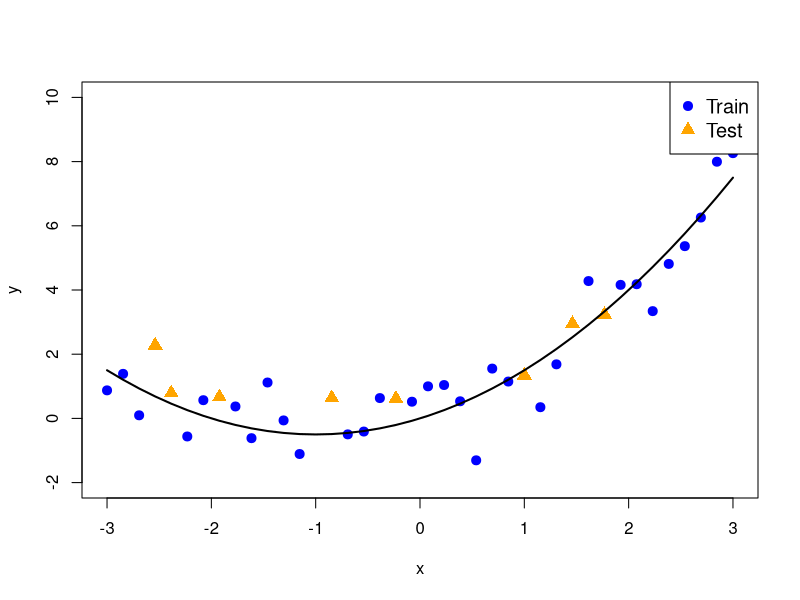
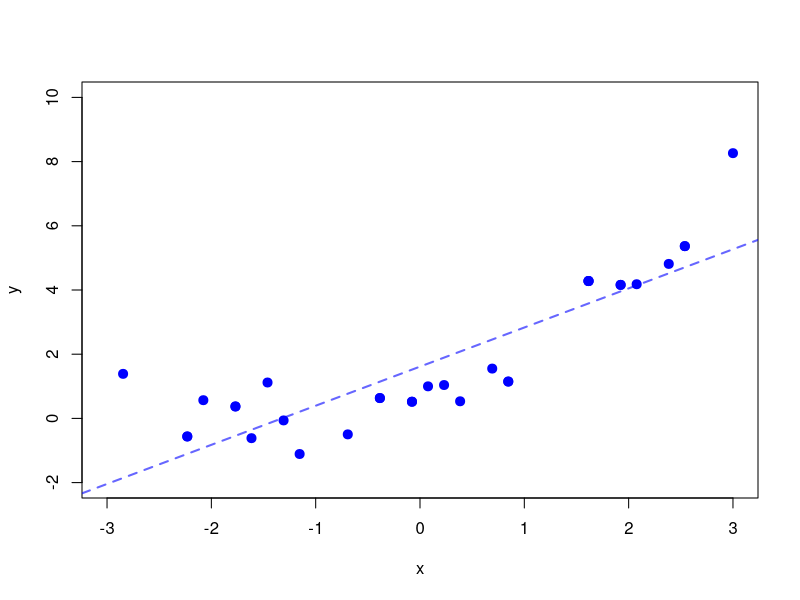
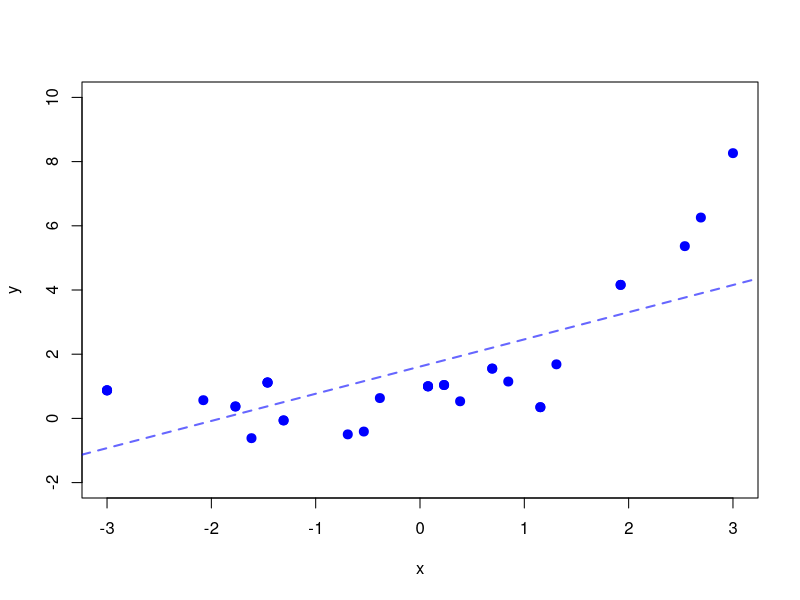
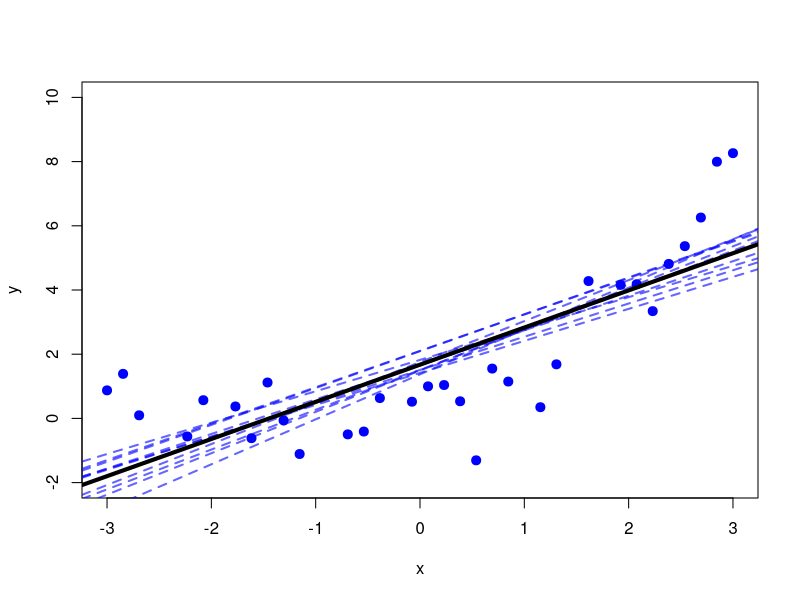
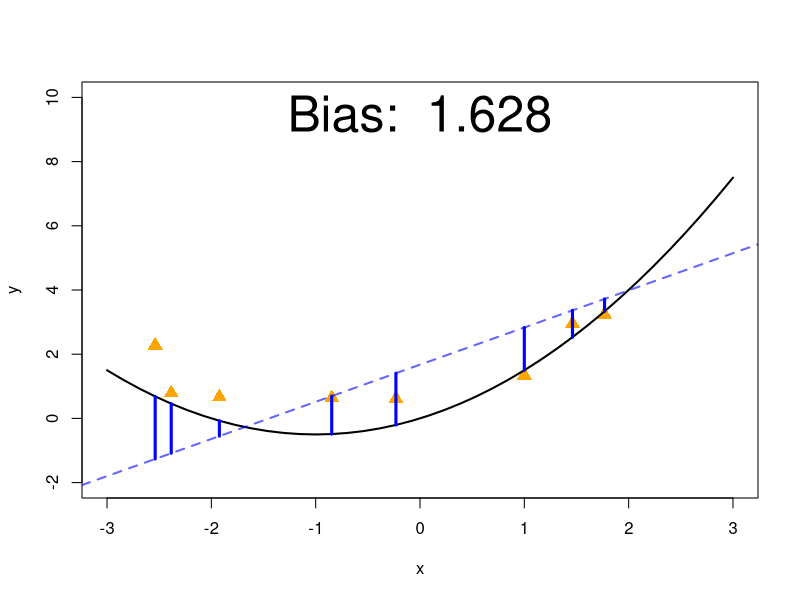
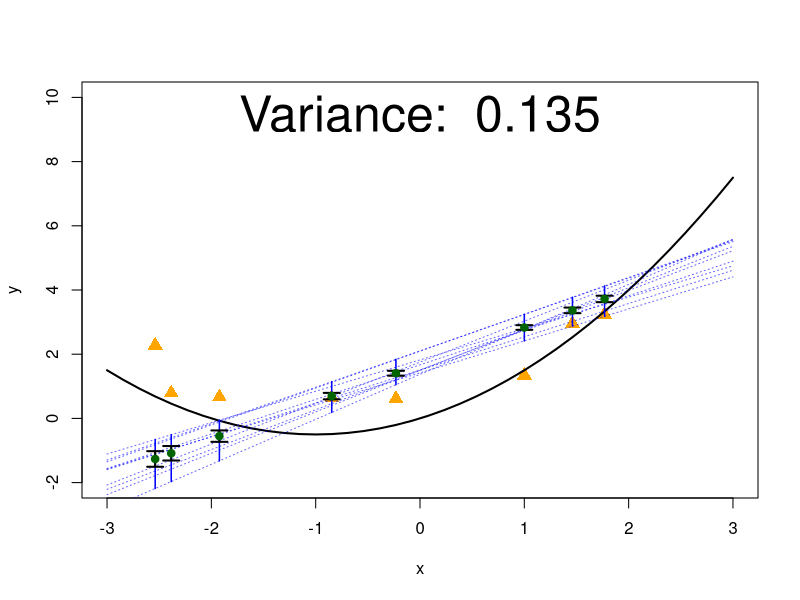
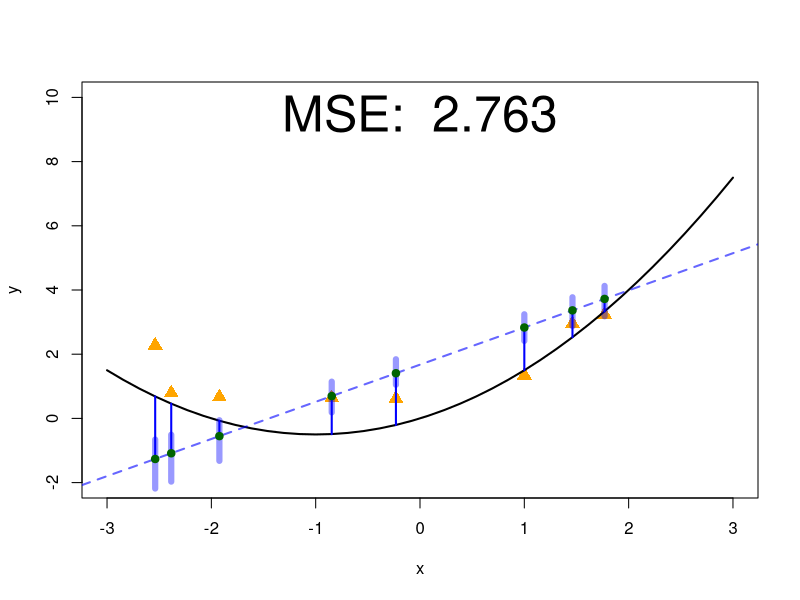
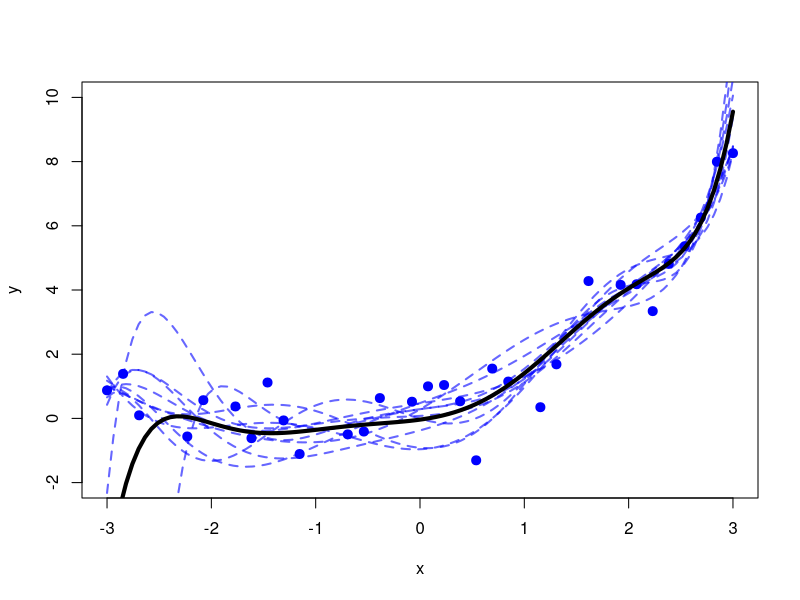

Write the R code that produced these figures, in order.
# ------------------------------------------------------------------------------
# bias-var-decomposition simulation plots (generates range of figures)
# computes the components of the bias variance decomposition for models with
# different complexities (linear regression and polynomial regression)
# ------------------------------------------------------------------------------

set.seed(1)

calculate_polynomial <- function(coef,poly_grade,x){
    # Calculate the polynomial using the coeffficients
    y <- coef[1]
    for (i in 2:(poly_grade+1)){
        y <- y + coef[i] * x^(i-1)
    }
    return(y)
}

plot_polynomial <- function(coef,poly_grade,color="blue",lwd=2,lty=2){
    # Plot the polynomial using the coeffficients
    x <- seq(-3, 3, length.out = 100)
    y <- calculate_polynomial(coef,poly_grade,x)
    # 
    lines(x, y, col = color, lwd=lwd,lty=lty)
}

train_model <- function(training_lenght,X_train,Y_train,poly_grade=1,plot_points = FALSE){
    # Bootstrap the training data
    sample_index <- sample(1:training_length, training_length, replace = TRUE)
    X_train_sample <- X_train[sample_index]
    Y_train_sample <- Y_train[sample_index]
    # Make a dashed line with the model if the flag is true
    if (plot_points){
        plot(X_train_sample, Y_train_sample, col = "blue", pch = 19, cex = 1.2, xlim = c(-3, 3), ylim = c(-2, 10), xlab = "x",ylab = "y")
    }
    model = lm(Y_train_sample ~ poly(X_train_sample, poly_grade,raw=TRUE))
    if (poly_grade == 1){
        abline(model,col=rgb(0, 0, 1, 0.6), lwd = 2, lty=2)
    }
    if (poly_grade > 1){
        plot_polynomial(coef(model), poly_grade, color=rgb(0, 0, 1, 0.6))
        }
    return(coef(model))
}

save_plot <- function(path){
png(path, width = 960, height = 960, res=150)
}

data_length=40
training_fraction <- 0.80
training_length <- round(training_fraction * data_length)
number_of_models=10

X <- seq(-3, 3, length.out = data_length)
# Apply a polynomial transformation to X and add noise
error_std <- 1
Y_noiseless <-  X + 0.5 * X^2
Y <- Y_noiseless+ rnorm(data_length, mean = 0, sd = error_std)

# Divide the data into training and test
train_index <- sample(1:data_length, training_length )
X_train <- X[train_index]
Y_train <- Y[train_index]
X_test <- X[-train_index]
Y_test <- Y[-train_index]
Y_true_test <- Y_noiseless[-train_index]

### 1st plot: Plot of train and test data
save_plot("../figure/bias_variance_decomposition-train_test.png")
plot(X_train, Y_train, col = "blue", pch = 19, cex = 1.2, xlim = c(-3, 3), ylim = c(-2, 10),xlab = "x",ylab = "y")
points(X[-train_index], Y[-train_index], col = "orange", pch = 17, cex = 1.5)
# add a legend
legend("topright", legend = c("Train", "Test"), col = c("blue", "orange"), pch = c(19,17), pt.cex = c(1.2, 1.5), cex=1.2)
lines(X, Y_noiseless, col = "black", lwd = 2)
dev.off()

### 2nd plot: Explain the sampling with replacement ( bootstrap), show it two times
save_plot("../figure/bias_variance_decomposition-bootstrap_2.png")
train_model(training_length,X_train,Y_train,1,TRUE)
dev.off()
save_plot("../figure/bias_variance_decomposition-bootstrap_1.png")
train_model(training_length,X_train,Y_train,1,TRUE)
dev.off()


### 3th plot: Train N models using different samples from the training data and show them, also show the average model
coef_list <- list()
save_plot("../figure/bias_variance_decomposition-linear_model.png")
plot(X_train, Y_train, col = "blue", pch = 19, cex = 1.2, xlim = c(-3, 3), ylim = c(-2, 10),xlab = "x",ylab = "y")
for (i in 1:number_of_models) {
  coef_list[[i]] <- train_model(training_length,X_train,Y_train,1,FALSE)

}
coef_df <- do.call(rbind, coef_list)
coef_df_mean <- apply(coef_df, 2, mean)
abline(coef_df_mean, col = "black", lwd = 4)
dev.off()


### 4th plot: Plot test points, real model, average model and show the bias
save_plot("../figure/bias_variance_decomposition-linear_model_bias.png")
bias = mean(((coef_df_mean[1] + coef_df_mean[2] * X_test) - ( X_test + 0.5 * X_test^2))^2)
plot(X_test, Y_test, col = "orange", pch = 17, cex = 1.5, xlim = c(-3, 3), ylim = c(-2, 10),xlab = "x",ylab = "y")
lines(X, Y_noiseless, col = "black", lwd = 2)
abline(coef_df_mean, col=rgb(0, 0, 1, 0.6), lwd = 2, lty=2)
segments(X_test,Y_true_test, X_test, calculate_polynomial(coef_df_mean,1,X_test), col = "blue", lwd = 3, lty = 'solid')
# calculate the mean bias with respect to the real model in the test data
text(0, 9.5, paste("Bias: ",round(bias,3)), cex = 3)
dev.off()

### 5th plot: Plot test points, real model, and the predictions of each trained model
save_plot("../figure/bias_variance_decomposition-linear_model_variance.png")
Y_test_predicted <- matrix(0, nrow = number_of_models, ncol = length(X_test))
for (i in 1:number_of_models) {
  Y_test_predicted[i,] <-  coef_list[[i]][1] + coef_list[[i]][2] * X_test
}
prediction_means <- apply(Y_test_predicted, 2, mean)
prediction_vars <- apply(Y_test_predicted, 2, var)
prediction_min <- apply(Y_test_predicted, 2, min)
prediction_max <- apply(Y_test_predicted, 2, max)
plot(X_test, Y_test, col = "orange", pch = 17, cex = 1.5,
     xlim = c(-3, 3), ylim = c(-2, 10), xlab = "x", ylab = "y")
lines(X, Y_noiseless, col = "black", lwd = 2)
for (i in 1:number_of_models) {
  plot_polynomial(coef_list[[i]], 1, col = rgb(0, 0, 1, 0.6), lwd = 1, lty = 3)
}
for (j in 1:length(X_test)) {
  segments(X_test[j], prediction_min[j], X_test[j], prediction_max[j],
           col = "blue", lty = 'solid', lwd = 1.5)
}
arrows(X_test,
       prediction_means - prediction_vars,
       X_test,
       prediction_means + prediction_vars,
       angle = 90, code = 3, length = 0.08,
       col = "black", lwd = 2)
points(X_test, prediction_means, col = "darkgreen", pch = 19, cex = 1)
text(0, 9.5, paste("Variance: ", round(mean(prediction_vars), 3)), cex = 3)
dev.off()


### 6th plot: MSE
save_plot("../figure/bias_variance_decomposition-linear_model_mse.png")

Y_pred_mean <- calculate_polynomial(coef_df_mean, 1, X_test)
bias_squared <- (Y_pred_mean - Y_true_test)^2
variance <- prediction_vars
noise <- rep(error_std^2, length(X_test))

# MSE = Bias² + Variance + Noise
mse <- bias_squared + variance + noise
mse_total <- mean(mse)

plot(X_test, Y_test, col = "orange", pch = 17, cex = 1.5,
     xlim = c(-3, 3), ylim = c(-2, 10),
     xlab = "x", ylab = "y")
lines(X, Y_noiseless, col = "black", lwd = 2)
abline(coef_df_mean, col = rgb(0, 0, 1, 0.6), lwd = 2, lty=2)
segments(X_test, Y_true_test, X_test, Y_pred_mean,
         col = "blue", lwd = 2) # bias
prediction_min <- apply(Y_test_predicted, 2, min)
prediction_max <- apply(Y_test_predicted, 2, max)

for (j in 1:length(X_test)) {
  segments(X_test[j], prediction_min[j], X_test[j], prediction_max[j],
           col = rgb(0,0,1,0.4), lty = 'solid', lwd = 6)
} # var
points(X_test, Y_pred_mean, col = "darkgreen", pch = 19, cex = 1)
text(0, 9.5, paste("MSE: ", round(mse_total, 3)), cex = 3)

dev.off()


###### Now, a much more complex model ######
grade=7
### 7th plot: Train N models using different samples from the training data and show them, also show the average model
coef_list <- list()
save_plot("../figure/bias_variance_decomposition-complex_model.png")
plot(X_train, Y_train, col = "blue", pch = 19, cex = 1.2, xlim = c(-3, 3), ylim = c(-2, 10),xlab = "x",ylab = "y")
for (i in 1:number_of_models) {
  coef_list[[i]] <- train_model(training_length,X_train,Y_train,grade,FALSE)
}
coef_df <- do.call(rbind, coef_list)
coef_df_mean <- apply(coef_df, 2, mean)
plot_polynomial(coef_df_mean,grade,"black",4,1)
dev.off()

### 8th plot: Plot test points, real model, average model and show the bias
save_plot("../figure/bias_variance_decomposition-complex_model_bias.png")
bias=mean(((calculate_polynomial(coef_df_mean,grade,X_test)) - (X_test + 0.5 * X_test^2))^2)
plot(X_test, Y_test, col = "orange", pch = 17, cex = 1.5,xlim = c(-3, 3), ylim = c(-2, 10),xlab = "x",ylab = "y")
lines(X, Y_noiseless, col = "black", lwd = 2)
plot_polynomial(coef_df_mean,grade,rgb(0, 0, 1, 0.6),2,2)
segments(X_test,Y_true_test, X_test, calculate_polynomial(coef_df_mean,grade,X_test), col = "blue", lwd = 3, lty = 'solid')
text(0, 9.5, paste("Bias: ",round(bias,3)), cex = 3)
dev.off()


### 9th plot: Plot test points, real model, and the predictions of each trained model
save_plot("../figure/bias_variance_decomposition-complex_model_variance.png")
Y_test_predicted <- matrix(0, nrow = number_of_models, ncol = length(X_test))
for (i in 1:number_of_models) {
  Y_test_predicted[i,] <-  calculate_polynomial(coef_list[[i]],grade,X_test)
}
prediction_means <- apply(Y_test_predicted, 2, mean)
prediction_vars <- apply(Y_test_predicted, 2, var)
prediction_min <- apply(Y_test_predicted, 2, min)
prediction_max <- apply(Y_test_predicted, 2, max)
plot(X_test, Y_test, col = "orange", pch = 17, cex = 1.5,
     xlim = c(-3, 3), ylim = c(-2, 10), xlab = "x", ylab = "y")
lines(X, Y_noiseless, col = "black", lwd = 2)
for (i in 1:number_of_models) {
  plot_polynomial(coef_list[[i]], grade, col = rgb(0, 0, 1, 0.6), lwd = 1, lty = 3)
}
for (j in 1:length(X_test)) {
  segments(X_test[j], prediction_min[j], X_test[j], prediction_max[j],
           col = "blue", lty = 'solid', lwd = 1.5)
}
arrows(X_test,
       prediction_means - prediction_vars,
       X_test,
       prediction_means + prediction_vars,
       angle = 90, code = 3, length = 0.08,
       col = "black", lwd = 2)
points(X_test, prediction_means, col = "darkgreen", pch = 19, cex = 1)
text(0, 9.5, paste("Variance: ", round(mean(prediction_vars), 3)), cex = 3)
dev.off()


### 10th plot: MSE
save_plot("../figure/bias_variance_decomposition-complex_model_mse.png")

Y_pred_mean <- calculate_polynomial(coef_df_mean, grade, X_test)
bias_squared <- (Y_pred_mean - Y_true_test)^2
variance <- prediction_vars
noise <- rep(error_std^2, length(X_test))

# MSE = Bias² + Variance + Noise
mse <- bias_squared + variance + noise
mse_total <- mean(mse)

plot(X_test, Y_test, col = "orange", pch = 17, cex = 1.5,
     xlim = c(-3, 3), ylim = c(-2, 10),
     xlab = "x", ylab = "y")
lines(X, Y_noiseless, col = "black", lwd = 2)
plot_polynomial(coef_df_mean, grade, color = rgb(0, 0, 1, 0.6), lwd = 2, lty = 2)
segments(X_test, Y_true_test, X_test, Y_pred_mean,
         col = "blue", lwd = 2) # bias
prediction_min <- apply(Y_test_predicted, 2, min)
prediction_max <- apply(Y_test_predicted, 2, max)

for (j in 1:length(X_test)) {
  segments(X_test[j], prediction_min[j], X_test[j], prediction_max[j],
           col = rgb(0,0,1,0.4), lty = 'solid', lwd = 6)
} # var
points(X_test, Y_pred_mean, col = "darkgreen", pch = 19, cex = 1)
text(0, 9.5, paste("MSE: ", round(mse_total, 3)), cex = 3)

dev.off()

###### Now, the correct model ######
grade=2

### 11th plot: Train N models using different samples from the training data and show them, also show the average model
coef_list <- list()
save_plot("../figure/bias_variance_decomposition-correct_model.png")
plot(X_train, Y_train, col = "blue", pch = 19, cex = 1.2, xlim = c(-3, 3), ylim = c(-2, 10),xlab = "x",ylab = "y")
for (i in 1:number_of_models) {
  coef_list[[i]] <- train_model(training_length,X_train,Y_train,grade,FALSE)
}
coef_df <- do.call(rbind, coef_list)
coef_df_mean <- apply(coef_df, 2, mean)
plot_polynomial(coef_df_mean,grade,"black",4,1)
dev.off()

### 12th plot: Plot test points, real model, average model and show the bias
save_plot("../figure/bias_variance_decomposition-correct_model_bias.png")
bias=mean(((calculate_polynomial(coef_df_mean,grade,X_test)) - (X_test + 0.5 * X_test^2))^2)
plot(X_test, Y_test, col = "orange", pch = 17, cex = 1.5,xlim = c(-3, 3), ylim = c(-2, 10),xlab = "x",ylab = "y")
lines(X, Y_noiseless, col = "black", lwd = 2)
plot_polynomial(coef_df_mean,grade,rgb(0,0,1,0.6),2,2)
segments(X_test,Y_true_test, X_test, calculate_polynomial(coef_df_mean,grade,X_test), col = "blue", lwd = 3, lty = 'solid')
text(0, 9.5, paste("Bias: ",round(bias,3)), cex = 3)
dev.off()

### 13th plot: Plot test points, real model, and the predictions of each trained model
save_plot("../figure/bias_variance_decomposition-correct_model_variance.png")
Y_test_predicted <- matrix(0, nrow = number_of_models, ncol = length(X_test))
for (i in 1:number_of_models) {
  Y_test_predicted[i,] <-  calculate_polynomial(coef_list[[i]],grade,X_test)
}
prediction_means <- apply(Y_test_predicted, 2, mean)
prediction_vars <- apply(Y_test_predicted, 2, var)
prediction_min <- apply(Y_test_predicted, 2, min)
prediction_max <- apply(Y_test_predicted, 2, max)
plot(X_test, Y_test, col = "orange", pch = 17, cex = 1.5,
     xlim = c(-3, 3), ylim = c(-2, 10), xlab = "x", ylab = "y")
lines(X, Y_noiseless, col = "black", lwd = 2)
for (i in 1:number_of_models) {
  plot_polynomial(coef_list[[i]], grade, col = rgb(0, 0, 1, 0.6), lwd = 1, lty = 3)
}
for (j in 1:length(X_test)) {
  segments(X_test[j], prediction_min[j], X_test[j], prediction_max[j],
           col = "blue", lty = 'solid', lwd = 1.5)
}
arrows(X_test,
       prediction_means - prediction_vars,
       X_test,
       prediction_means + prediction_vars,
       angle = 90, code = 3, length = 0.08,
       col = "black", lwd = 2)
points(X_test, prediction_means, col = "darkgreen", pch = 19, cex = 1)
text(0, 9.5, paste("Variance: ", round(mean(prediction_vars), 3)), cex = 3)
dev.off()



### 14th plot: MSE visualization for correct model (grade = 2)

save_plot("../figure/bias_variance_decomposition-correct_model_mse.png")

Y_pred_mean <- calculate_polynomial(coef_df_mean, grade, X_test)

bias_squared <- (Y_pred_mean - Y_true_test)^2
variance <- prediction_vars
noise <- rep(error_std^2, length(X_test))

mse <- bias_squared + variance + noise
mse_total <- mean(mse)

plot(X_test, Y_test, col = "orange", pch = 17, cex = 1.5,
     xlim = c(-3, 3), ylim = c(-2, 10),
     xlab = "x", ylab = "y")

lines(X, Y_noiseless, col = "black", lwd = 2)

plot_polynomial(coef_df_mean, grade, color = rgb(0, 0, 1, 0.6), lwd = 2, lty = 2)
segments(X_test, Y_true_test, X_test, Y_pred_mean,
         col = "blue", lwd = 2) #bias
prediction_min <- apply(Y_test_predicted, 2, min)
prediction_max <- apply(Y_test_predicted, 2, max)
for (j in 1:length(X_test)) {
  segments(X_test[j], prediction_min[j], X_test[j], prediction_max[j],
           col = rgb(0, 0, 1, 0.4), lty = 'solid', lwd = 6)
} #var

points(X_test, Y_pred_mean, col = "darkgreen", pch = 19, cex = 1)
text(0, 9.5, paste("MSE: ", round(mse_total, 3)), cex = 3)
dev.off()
